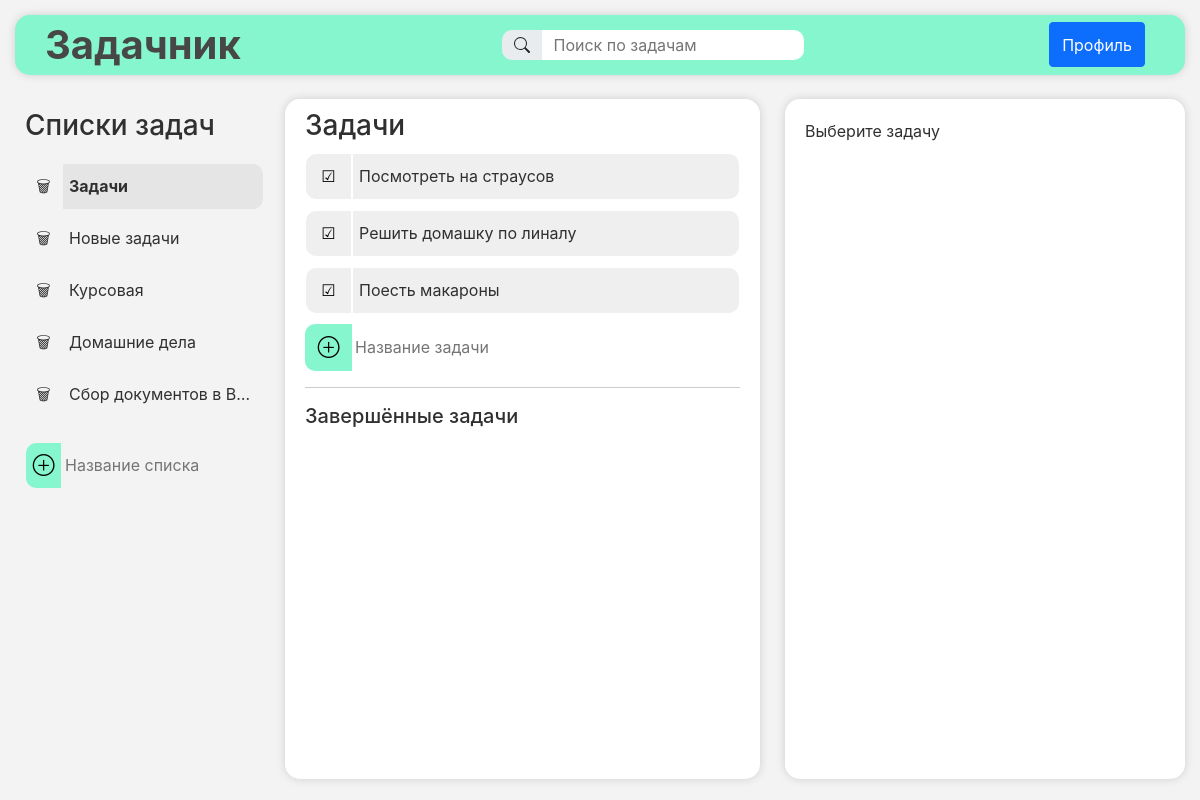
Before: /new/ with the older database file.
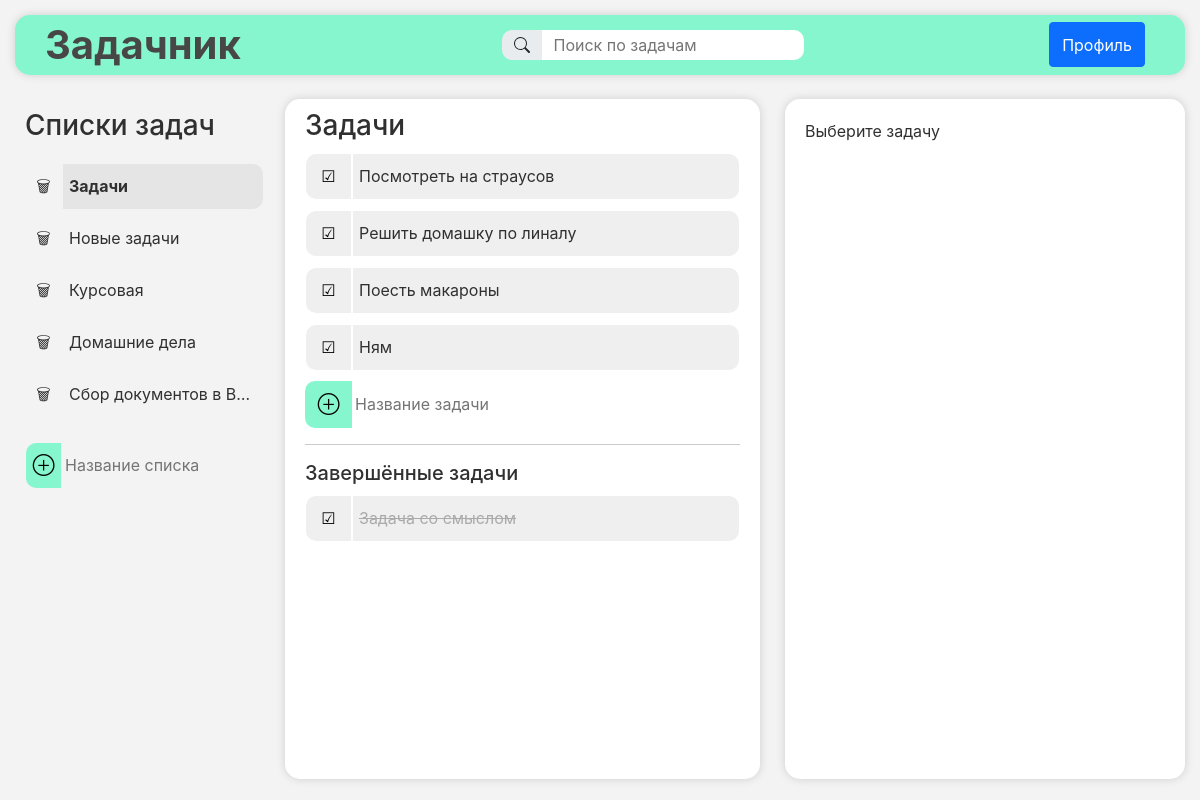
After: the same page with the newer database file.
### TaskManagerProject2022/apps/TaskManager/models.py (models this page shows, shortened)
class List(models.Model):
    list_id = models.AutoField('Номер списка', primary_key=True)
    name = models.CharField('Название списка', max_length=250)
    class Meta:
        verbose_name = 'Задача'
        verbose_name_plural = 'Задачи'
    def __str__(self):
        return self.name

class Task(models.Model):
    task_id = models.AutoField(primary_key=True)
    name = models.CharField('Название задачи', max_length=250)
    done = models.BooleanField('Задача выполнена')
    in_list = models.BooleanField('Задача отображается в общем списке')
    parent = models.IntegerField('Родительская подзадача')
    description = models.TextField('Заметка')
    create_date = models.DateTimeField('Дата создания задачи')
    modify_date = models.DateTimeField('Дата последнего изменения задачи')
    deadline = models.DateTimeField('Дата выполнения задачи')
    color = models.CharField('Цвет', max_length=6)
    subtasks = models.JSONField('Подзадачи')  # {'subtasks': [id1, id2, ...]}
    list_id = models.IntegerField('Номер родительского списка')
    class Meta:
        verbose_name = 'Задача'
        verbose_name_plural = 'Задачи'

### TaskManagerProject2022/apps/TaskManager/views.py (the view)
# urls.py: path('new/', views.indexnew, name='indexnew'),
def indexnew(request):
    global CHOSEN_TASK
    global CHOSEN_LIST
    if len(Settings.objects.all()) == 0:
        Settings().create_config()
    if len(List.objects.all()) == 0:
        List().create('Задачи')
    show_done = Settings.objects.all()[0].show_done_tasks
    if request.method == 'POST':
        print(request.POST)
        if process_req(request.POST):
            return redirect('/new')
    if CHOSEN_TASK:
        selected_task = Task.objects.get(task_id=CHOSEN_TASK)
        stid = Task.objects.get(task_id=CHOSEN_TASK).subtasks['subtasks']
        subtasks = Task.objects.filter(task_id__in=stid)
        selected_day = str(selected_task.deadline.day).zfill(2)
        selected_month = str(selected_task.deadline.month).zfill(2)
    else:
        selected_task = None
        subtasks = []
        selected_day = None
        selected_month = None
    args = {'task_list': filter_task_list(),
            'selected_task': selected_task,
            'subtasks': subtasks,
            'nodate': datetime.fromtimestamp(0, tz=timezone.utc),
            'selected_month': selected_month,
            'selected_day': selected_day,
            'lists_list': List.objects.all(),
            'selected_list': List.objects.get(list_id=CHOSEN_LIST),
            'show_done': show_done
            }
    return render(request, 'TaskManager/mainnew.html', args)

### templates/TaskManager/mainnew.html (shortened to what the changed rows need)
{% extends 'base.html' %} {% block title %} Список задач {% endblock %} {% block content %}
<br>
<div class="main-container inline">
    <div class="lists-list">
        {% block lists %}
        {% for list in lists_list %}
        <table>
            <td>
                <form method="POST"> {% csrf_token %}
                    <button type="submit" name="_delete_list" value="{{list.list_id}}" class="del-list">
                        🗑
                    </button>
                </form>
            </td>
            <td>
                <form method="POST"> {% csrf_token %}
                {% if list.list_id == selected_list.list_id %}
                <button type="submit" value="{{ list.list_id }}" name="_set_list" class="selected-list-link">
                {% else %}
                <button type="submit" value="{{ list.list_id }}" name="_set_list" class="list-link">
                {% endif %}
                    {{ list.name }}
                </button>
                </form>
            </td>
        </table>
        {% endfor %}
        <br>
        {% endblock %}
    </div>
    <div class="tasks-list">
        {% block tasks_list %}
        <h3>{{ selected_list }}</h3>
        {% if task_list %} {% for task in task_list %} {% if not task.done %}
        <table>
            <td class="done-task">
                <form method="POST" class="done-task"> {% csrf_token %}
                    <button type="submit" name="_done" value="{{task.task_id}}" class="done-task">
                        ☑
                    </button>
                </form>
            </td>
            <td class="task-link">
                <form method="POST" class="task-link"> {% csrf_token %}
                    <button type="submit" value="{{ task.task_id }}" name="_set" class="task-link">
                        <task-not-done>{{ task.name }}</task-not-done>
                    </button>
                </form>
            </td>
        </table>
        {% endif %} {% endfor %} {% else %}
        <task>Задачи не найдены</task><br><br> {% endif %}
        <table class="create-task">
            <form method="POST" class="create-task"> {% csrf_token %}
            </form>
        </table>
        <hr>
        <h5>Завершённые задачи</h5>
        {% if task_list and show_done %} {% for task in task_list %} {% if task.done %}
        <table>
            <td class="done-task">
                <form method="POST" class="done-task"> {% csrf_token %}
                    <button type="submit" name="_done" value="{{task.task_id}}" class="done-task">☑</button>
                </form>
            </td>
            <td class="task-link">
                <form method="POST"> {% csrf_token %}
                    <button type="submit" value="{{ task.task_id }}" name="_set" class="task-link">
                        <task-done>{{ task.name }}</task-done>
                    </button>
                </form>
            </td>
        </table>
        {% endif %} {% endfor %} {% endif %} {% endblock %}
    </div>
</div>
{% endblock %}

Changed rows visible on the page:
now on this page (row edited): Task: {{ task.task_id }} 24 (drawn), name "Ням", shown under "Задачи"
added Task: {{ task.task_id }} 36 (drawn), name "Задача со смыслом", shown under "Завершённые задачи"
